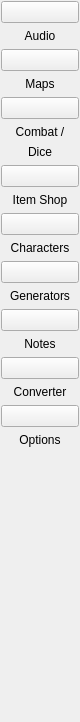
       <widget class="QWidget" name="scrollAreaWidgetContents">
        <property name="geometry">
         <rect>
          <x>0</x>
          <y>0</y>
          <width>80</width>
          <height>722</height>
         </rect>
        </property>
        <property name="sizePolicy">
         <sizepolicy hsizetype="Minimum" vsizetype="Minimum">
          <horstretch>0</horstretch>
          <verstretch>0</verstretch>
         </sizepolicy>
        </property>
        <layout class="QVBoxLayout" name="verticalLayout">
         <property name="sizeConstraint">
          <enum>QLayout::SetNoConstraint</enum>
         </property>
         <property name="leftMargin">
          <number>1</number>
         </property>
         <property name="topMargin">
          <number>1</number>
         </property>
         <property name="rightMargin">
          <number>1</number>
         </property>
         <property name="bottomMargin">
          <number>1</number>
         </property>
         <item>
          <widget class="QPushButton" name="pushButton_audioTool">
           <property name="sizePolicy">
            <sizepolicy hsizetype="Minimum" vsizetype="Minimum">
             <horstretch>0</horstretch>
             <verstretch>0</verstretch>
            </sizepolicy>
           </property>
           <property name="toolTip">
            <string>Audio Tool</string>
           </property>
           <property name="text">
            <string/>
           </property>
           <property name="icon">
            <iconset resource="resources.qrc">
             <normaloff>:/resources/mediaIcons/radio.png</normaloff>:/resources/mediaIcons/radio.png</iconset>
           </property>
           <property name="iconSize">
            <size>
             <width>37</width>
             <height>37</height>
            </size>
           </property>
           <property name="autoRepeatDelay">
            <number>300</number>
           </property>
           <property name="autoDefault">
            <bool>false</bool>
           </property>
           <property name="default">
            <bool>false</bool>
           </property>
           <property name="flat">
            <bool>false</bool>
           </property>
          </widget>
         </item>
         <item>
          <widget class="QLabel" name="label">
           <property name="sizePolicy">
            <sizepolicy hsizetype="Minimum" vsizetype="Maximum">
             <horstretch>0</horstretch>
             <verstretch>0</verstretch>
            </sizepolicy>
           </property>
           <property name="text">
            <string>Audio</string>
           </property>
           <property name="alignment">
            <set>Qt::AlignCenter</set>
           </property>
           <property name="wordWrap">
            <bool>true</bool>
           </property>
          </widget>
         </item>
         <item>
          <widget class="QPushButton" name="pushButton_mapTool">
           <property name="sizePolicy">
            <sizepolicy hsizetype="Minimum" vsizetype="Minimum">
             <horstretch>0</horstretch>
             <verstretch>0</verstretch>
            </sizepolicy>
           </property>
           <property name="toolTip">
            <string>Map Tool</string>
           </property>
           <property name="text">
            <string/>
           </property>
           <property name="icon">
            <iconset resource="resources.qrc">
             <normaloff>:/resources/mediaIcons/map.png</normaloff>:/resources/mediaIcons/map.png</iconset>
           </property>
           <property name="iconSize">
            <size>
             <width>37</width>
             <height>37</height>
            </size>
           </property>
          </widget>
         </item>
         <item>
          <widget class="QLabel" name="label_2">
           <property name="sizePolicy">
            <sizepolicy hsizetype="Minimum" vsizetype="Maximum">
             <horstretch>0</horstretch>
             <verstretch>0</verstretch>
            </sizepolicy>
           </property>
           <property name="text">
            <string>Maps</string>
           </property>
           <property name="alignment">
            <set>Qt::AlignCenter</set>
           </property>
           <property name="wordWrap">
            <bool>true</bool>
           </property>
          </widget>
         </item>
         <item>
          <widget class="QPushButton" name="pushButton_combatTracker">
           <property name="sizePolicy">
            <sizepolicy hsizetype="Minimum" vsizetype="Minimum">
             <horstretch>0</horstretch>
             <verstretch>0</verstretch>
            </sizepolicy>
           </property>
           <property name="toolTip">
            <string>Combat Tracker and Dice Tool</string>
           </property>
           <property name="text">
            <string/>
           </property>
           <property name="icon">
            <iconset resource="resources.qrc">
             <normaloff>:/resources/mediaIcons/combatTracker_dice.png</normaloff>:/resources/mediaIcons/combatTracker_dice.png</iconset>
           </property>
           <property name="iconSize">
            <size>
             <width>37</width>
             <height>37</height>
            </size>
           </property>
          </widget>
         </item>
         <item>
          <widget class="QLabel" name="label_8">
           <property name="sizePolicy">
            <sizepolicy hsizetype="Minimum" vsizetype="Maximum">
             <horstretch>0</horstretch>
             <verstretch>0</verstretch>
            </sizepolicy>
           </property>
           <property name="text">
            <string>Combat /</string>
           </property>
           <property name="scaledContents">
            <bool>false</bool>
           </property>
           <property name="alignment">
            <set>Qt::AlignCenter</set>
           </property>
           <property name="wordWrap">
            <bool>true</bool>
           </property>
          </widget>
         </item>
         <item>
          <widget class="QLabel" name="label_3">
           <property name="sizePolicy">
            <sizepolicy hsizetype="Preferred" vsizetype="Maximum">
             <horstretch>0</horstretch>
             <verstretch>0</verstretch>
            </sizepolicy>
           </property>
           <property name="text">
            <string>Dice</string>
           </property>
           <property name="alignment">
            <set>Qt::AlignCenter</set>
           </property>
           <property name="wordWrap">
            <bool>true</bool>
           </property>
          </widget>
         </item>
         <item>
          <widget class="QPushButton" name="pushButton_shopTool">
           <property name="sizePolicy">
            <sizepolicy hsizetype="Minimum" vsizetype="Minimum">
             <horstretch>0</horstretch>
             <verstretch>0</verstretch>
            </sizepolicy>
           </property>
           <property name="toolTip">
            <string>Item Shop</string>
           </property>
           <property name="text">
            <string/>
           </property>
          </widget>
         </item>
         <item>
          <widget class="QLabel" name="label_9">
           <property name="text">
            <string>Item Shop</string>
           </property>
           <property name="alignment">
            <set>Qt::AlignCenter</set>
           </property>
          </widget>
         </item>
         <item>
          <widget class="QPushButton" name="pushButton_characters">
           <property name="sizePolicy">
            <sizepolicy hsizetype="Minimum" vsizetype="Minimum">
             <horstretch>0</horstretch>
             <verstretch>0</verstretch>
            </sizepolicy>
           </property>
           <property name="toolTip">
            <string>Characters</string>
           </property>
           <property name="text">
            <string/>
           </property>
           <property name="icon">
            <iconset resource="resources.qrc">
             <normaloff>:/resources/mediaIcons/characters.png</normaloff>:/resources/mediaIcons/characters.png</iconset>
           </property>
           <property name="iconSize">
            <size>
             <width>37</width>
             <height>37</height>
            </size>
           </property>
          </widget>
         </item>
         <item>
          <widget class="QLabel" name="label_4">
           <property name="sizePolicy">
            <sizepolicy hsizetype="Minimum" vsizetype="Maximum">
             <horstretch>0</horstretch>
             <verstretch>0</verstretch>
            </sizepolicy>
           </property>
           <property name="text">
            <string>Characters</string>
           </property>
           <property name="alignment">
            <set>Qt::AlignCenter</set>
           </property>
           <property name="wordWrap">
            <bool>true</bool>
           </property>
          </widget>
         </item>
         <item>
          <widget class="QPushButton" name="pushButton_generators">
           <property name="sizePolicy">
            <sizepolicy hsizetype="Minimum" vsizetype="Minimum">
             <horstretch>0</horstretch>
             <verstretch>0</verstretch>
            </sizepolicy>
           </property>
           <property name="toolTip">
            <string>Generators</string>
           </property>
           <property name="text">
            <string/>
           </property>
           <property name="icon">
            <iconset resource="resources.qrc">
             <normaloff>:/resources/mediaIcons/generator.png</normaloff>:/resources/mediaIcons/generator.png</iconset>
           </property>
           <property name="iconSize">
            <size>
             <width>37</width>
             <height>37</height>
            </size>
           </property>
          </widget>
         </item>
         <item>
          <widget class="QLabel" name="label_5">
           <property name="sizePolicy">
            <sizepolicy hsizetype="Minimum" vsizetype="Maximum">
             <horstretch>0</horstretch>
             <verstretch>0</verstretch>
            </sizepolicy>
           </property>
           <property name="text">
            <string>Generators</string>
           </property>
           <property name="alignment">
            <set>Qt::AlignCenter</set>
           </property>
           <property name="wordWrap">
            <bool>true</bool>
           </property>
          </widget>
         </item>
         <item>
          <widget class="QPushButton" name="pushButton_notes">
           <property name="sizePolicy">
            <sizepolicy hsizetype="Minimum" vsizetype="Minimum">
             <horstretch>0</horstretch>
             <verstretch>0</verstretch>
            </sizepolicy>
           </property>
           <property name="toolTip">
            <string>Notes</string>
           </property>
           <property name="text">
            <string/>
           </property>
           <property name="icon">
            <iconset resource="resources.qrc">
             <normaloff>:/resources/mediaIcons/notes.png</normaloff>:/resources/mediaIcons/notes.png</iconset>
           </property>
           <property name="iconSize">
            <size>
             <width>37</width>
             <height>37</height>
            </size>
           </property>
          </widget>
         </item>
         <item>
          <widget class="QLabel" name="label_6">
           <property name="sizePolicy">
            <sizepolicy hsizetype="Minimum" vsizetype="Maximum">
             <horstretch>0</horstretch>
             <verstretch>0</verstretch>
            </sizepolicy>
           </property>
           <property name="text">
            <string>Notes</string>
           </property>
           <property name="alignment">
            <set>Qt::AlignCenter</set>
           </property>
           <property name="wordWrap">
            <bool>true</bool>
           </property>
          </widget>
         </item>
         <item>
          <widget class="QPushButton" name="pushButton_unitConverter">
           <property name="sizePolicy">
            <sizepolicy hsizetype="Minimum" vsizetype="Minimum">
             <horstretch>0</horstretch>
             <verstretch>0</verstretch>
            </sizepolicy>
           </property>
           <property name="toolTip">
            <string>Unit Converter</string>
           </property>
           <property name="text">
            <string/>
           </property>
           <property name="icon">
            <iconset resource="resources.qrc">
             <normaloff>:/resources/mediaIcons/converter.png</normaloff>:/resources/mediaIcons/converter.png</iconset>
           </property>
           <property name="iconSize">
            <size>
             <width>37</width>
             <height>37</height>
            </size>
           </property>
          </widget>
         </item>
         <item>
          <widget class="QLabel" name="label_7">
           <property name="sizePolicy">
            <sizepolicy hsizetype="Minimum" vsizetype="Maximum">
             <horstretch>0</horstretch>
             <verstretch>0</verstretch>
            </sizepolicy>
           </property>
           <property name="text">
            <string>Converter</string>
           </property>
           <property name="alignment">
            <set>Qt::AlignCenter</set>
           </property>
           <property name="wordWrap">
            <bool>true</bool>
           </property>
          </widget>
         </item>
         <item>
          <widget class="QPushButton" name="pushButton_settings">
           <property name="sizePolicy">
            <sizepolicy hsizetype="Minimum" vsizetype="Minimum">
             <horstretch>0</horstretch>
             <verstretch>0</verstretch>
            </sizepolicy>
           </property>
           <property name="toolTip">
            <string>Settings</string>
           </property>
           <property name="text">
            <string/>
           </property>
           <property name="icon">
            <iconset resource="resources.qrc">
             <normaloff>:/resources/mediaIcons/settings.png</normaloff>:/resources/mediaIcons/settings.png</iconset>
           </property>
           <property name="iconSize">
            <size>
             <width>37</width>
             <height>37</height>
            </size>
           </property>
          </widget>
         </item>
         <item>
          <widget class="QLabel" name="label_10">
           <property name="sizePolicy">
            <sizepolicy hsizetype="Minimum" vsizetype="Maximum">
             <horstretch>0</horstretch>
             <verstretch>0</verstretch>
            </sizepolicy>
           </property>
           <property name="text">
            <string>Options</string>
           </property>
           <property name="alignment">
            <set>Qt::AlignCenter</set>
           </property>
           <property name="wordWrap">
            <bool>true</bool>
           </property>
          </widget>
         </item>
         <item>
          <spacer name="verticalSpacer">
           <property name="orientation">
            <enum>Qt::Vertical</enum>
           </property>
           <property name="sizeHint" stdset="0">
            <size>
             <width>20</width>
             <height>40</height>
            </size>
           </property>
          </spacer>
         </item>
        </layout>
       </widget>
